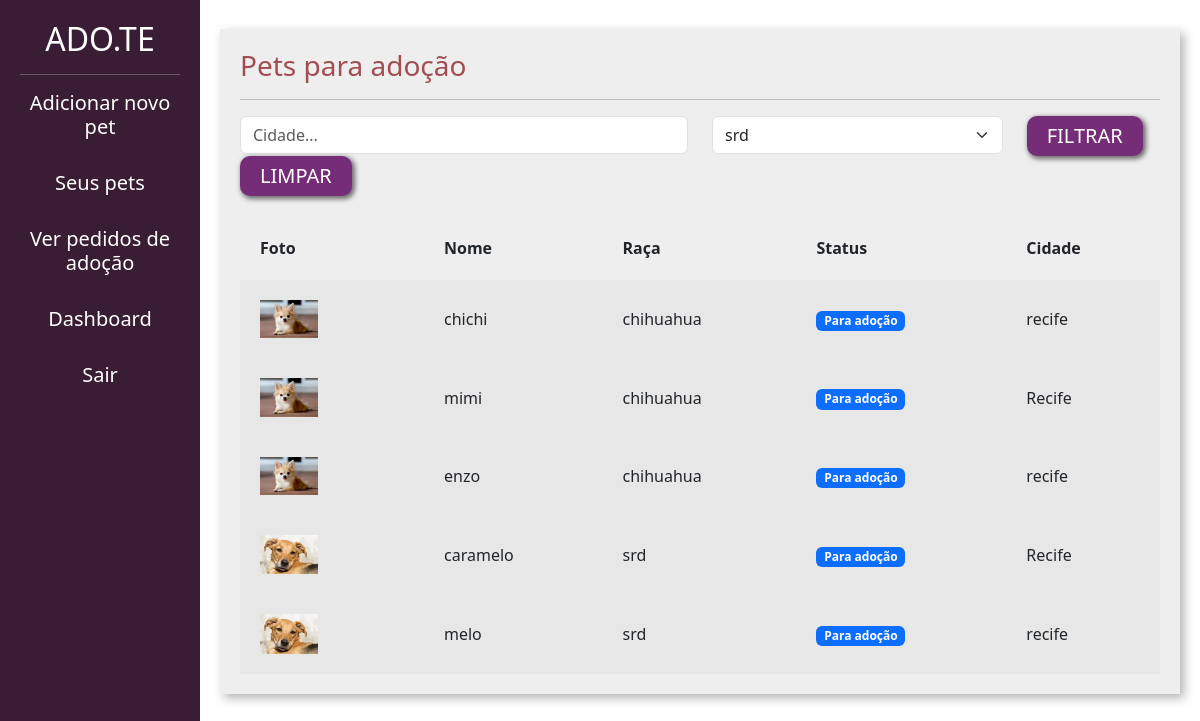
The app's page /adotar/ (signed in), older data.
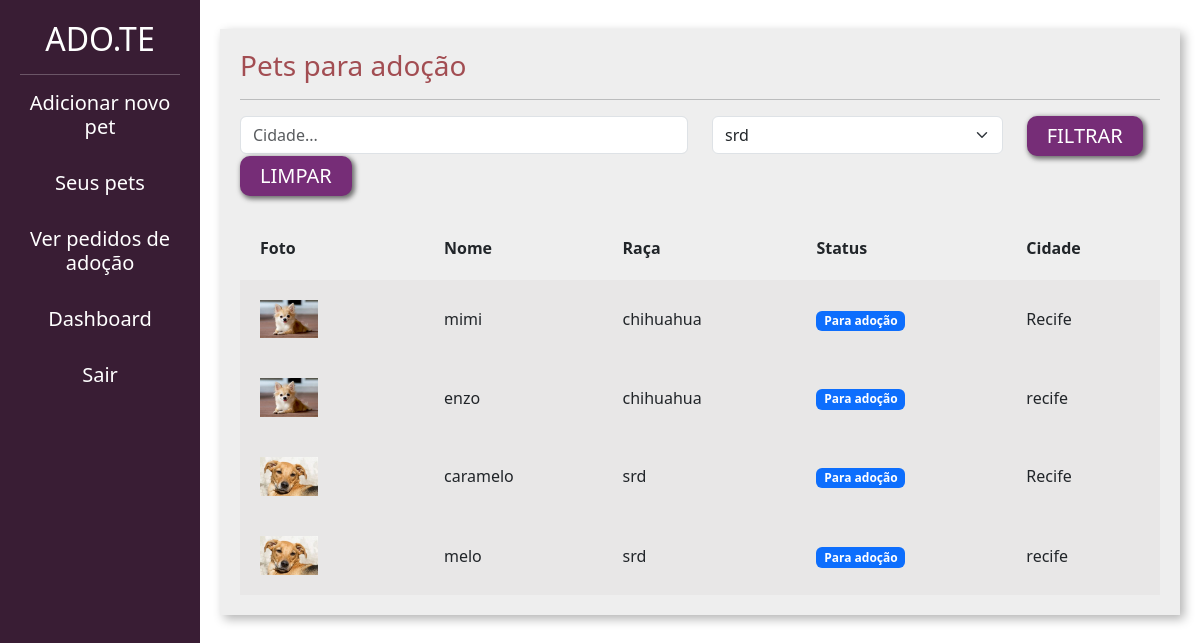
The same page, newer data.
### divulgar/models.py (models this page shows, shortened)
class Pet(models.Model):
    choises_status = (('P','Para adoção'),
                      ('A','Adotado'))
    usuario = models.ForeignKey(User, on_delete=models.DO_NOTHING)
    foto = models.ImageField(upload_to="fotos_pets")
    nome = models.CharField(max_length=100)
    descricao = models.TextField()
    estado = models.CharField(max_length=50)
    cidade = models.CharField(max_length=50)
    telefone = models.CharField(max_length=14)
    tags = models.ManyToManyField(Tag)
    raca = models.ForeignKey(Raca, on_delete=models.DO_NOTHING)
    status = models.CharField(max_length=1, choices=choises_status, default='P')

class Raca(models.Model):
    raca = models.CharField(max_length=50)
    def __str__(self):
        return self.raca

### adotar/views.py (the view)
# urls.py: path('', views.listar_pets, name="listar_pets"),
@login_required
def  listar_pets(request):
    if request.method == "GET":
        pets = Pet.objects.filter(status='P')
        racas = Raca.objects.all()
        cidade = request.GET.get('cidade')
        raca_filter = request.GET.get('raca')
        if cidade:
            pets = pets.filter(cidade__icontains=cidade)
        if raca_filter:
            pets = pets.filter(raca__id=raca_filter)
            raca_filter = Raca.objects.get(id=raca_filter)
        return render(request, 'listar_pets.html',{'pets':pets,'racas':racas,'cidade':cidade, 'raca_filter':raca_filter})

### adotar/templates/listar_pets.html (shortened to what the changed rows need)
{% load static %}
<!doctype html>
<html lang="pt-BR">
    <head>
    <link href="https://cdn.jsdelivr.net/npm/bootstrap@5.3.0-alpha1/dist/css/bootstrap.min.css" rel="stylesheet">
    <link href="{% static 'usuarios/css/cadastro.css' %}" rel="stylesheet">
    <link href="{% static 'divulgar/css/novo_pet.css' %}" rel="stylesheet">
    <link href="{% static 'divulgar/css/seus_pet.css' %}" rel="stylesheet">
    <link href="{% static 'adotar/css/listar_pets.css' %}" rel="stylesheet">
    </head>
    <body>
        <div class="container-fluid">
            <div class="row">
                <div class="col-md-2 bg-side sidebar">
                    <h2>ADO.TE</h2>
                    <br>
                    <br>
                    <br>
                    <br>
                    <br>
                </div>
                <div class="col-md">
                    <div class="wrapper">
                        <div class="box width80">
                             <table class="tabela" cellpadding="20">
                                <tr>
                                    <th>Foto</th>
                                    <th>Nome</th>
                                    <th>Raça</th>
                                    <th>Status</th>
                                    <th>Cidade</th>
                                </tr>
                                {% for pet in pets%}
                                    <tr class="tabela-linha">
                                        <td width="20%">
                                            <a href="{% url 'ver_pet' pet.id %}"><img width="40%" src="{{pet.foto.url}}"></a>
                                        </td>
                                        <td>
                                            {{pet.nome}}
                                        </td>
                                        <td>
                                            {{pet.raca}}
                                        </td>
                                        <td>
                                            {% if pet.status == "P" %}
                                                <span class="badge text-bg-primary">Para adoção</span>
                                            {% elif pet.status == "A" %}
                                                <span class="badge text-bg-success">Adotado</span>
                                            {% endif%}
                                        </td>
                                        <td>
                                            {{pet.cidade}}
                                        </td>
                                    </tr>
                                {% endfor %}
                            </table>
                        </div>
                    </div>
                </div>
            </div>
        </div>
    </body>
</html>

Row changes from the older to the newer data that the page shows:
no longer on this page (row edited): Pet: foto (picture), nome "chichi", raca "chihuahua", status "Para adoção", cidade "recife"
